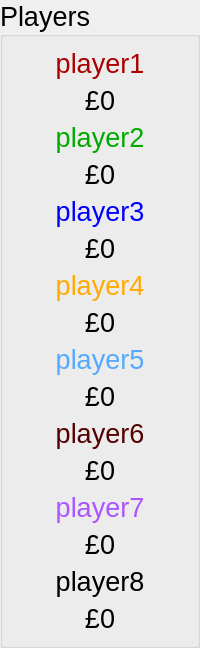
        <widget class="QGroupBox" name="playerInfoBox">
         <property name="sizePolicy">
          <sizepolicy hsizetype="Fixed" vsizetype="MinimumExpanding">
           <horstretch>0</horstretch>
           <verstretch>0</verstretch>
          </sizepolicy>
         </property>
         <property name="font">
          <font>
           <pointsize>20</pointsize>
          </font>
         </property>
         <property name="title">
          <string>Players</string>
         </property>
         <layout class="QVBoxLayout" name="verticalLayout">
          <item>
           <widget class="QLabel" name="player1NameLabel">
            <property name="palette">
             <palette>
              <active>
               <colorrole role="WindowText">
                <brush brushstyle="SolidPattern">
                 <color alpha="255">
                  <red>170</red>
                  <green>0</green>
                  <blue>0</blue>
                 </color>
                </brush>
               </colorrole>
               <colorrole role="Text">
                <brush brushstyle="SolidPattern">
                 <color alpha="255">
                  <red>170</red>
                  <green>0</green>
                  <blue>0</blue>
                 </color>
                </brush>
               </colorrole>
              </active>
              <inactive>
               <colorrole role="WindowText">
                <brush brushstyle="SolidPattern">
                 <color alpha="255">
                  <red>170</red>
                  <green>0</green>
                  <blue>0</blue>
                 </color>
                </brush>
               </colorrole>
               <colorrole role="Text">
                <brush brushstyle="SolidPattern">
                 <color alpha="255">
                  <red>170</red>
                  <green>0</green>
                  <blue>0</blue>
                 </color>
                </brush>
               </colorrole>
              </inactive>
              <disabled>
               <colorrole role="WindowText">
                <brush brushstyle="SolidPattern">
                 <color alpha="255">
                  <red>120</red>
                  <green>120</green>
                  <blue>120</blue>
                 </color>
                </brush>
               </colorrole>
               <colorrole role="Text">
                <brush brushstyle="SolidPattern">
                 <color alpha="255">
                  <red>120</red>
                  <green>120</green>
                  <blue>120</blue>
                 </color>
                </brush>
               </colorrole>
              </disabled>
             </palette>
            </property>
            <property name="font">
             <font>
              <strikeout>false</strikeout>
             </font>
            </property>
            <property name="text">
             <string>player1</string>
            </property>
            <property name="alignment">
             <set>Qt::AlignCenter</set>
            </property>
           </widget>
          </item>
          <item>
           <widget class="QLabel" name="player1BalanceLabel">
            <property name="text">
             <string>£0</string>
            </property>
            <property name="alignment">
             <set>Qt::AlignCenter</set>
            </property>
           </widget>
          </item>
          <item>
           <widget class="QLabel" name="player2NameLabel">
            <property name="palette">
             <palette>
              <active>
               <colorrole role="WindowText">
                <brush brushstyle="SolidPattern">
                 <color alpha="255">
                  <red>0</red>
                  <green>170</green>
                  <blue>0</blue>
                 </color>
                </brush>
               </colorrole>
              </active>
              <inactive>
               <colorrole role="WindowText">
                <brush brushstyle="SolidPattern">
                 <color alpha="255">
                  <red>0</red>
                  <green>170</green>
                  <blue>0</blue>
                 </color>
                </brush>
               </colorrole>
              </inactive>
              <disabled>
               <colorrole role="WindowText">
                <brush brushstyle="SolidPattern">
                 <color alpha="255">
                  <red>120</red>
                  <green>120</green>
                  <blue>120</blue>
                 </color>
                </brush>
               </colorrole>
              </disabled>
             </palette>
            </property>
            <property name="text">
             <string>player2</string>
            </property>
            <property name="alignment">
             <set>Qt::AlignCenter</set>
            </property>
           </widget>
          </item>
          <item>
           <widget class="QLabel" name="player2BalanceLabel">
            <property name="text">
             <string>£0</string>
            </property>
            <property name="alignment">
             <set>Qt::AlignCenter</set>
            </property>
           </widget>
          </item>
          <item>
           <widget class="QLabel" name="player3NameLabel">
            <property name="palette">
             <palette>
              <active>
               <colorrole role="WindowText">
                <brush brushstyle="SolidPattern">
                 <color alpha="255">
                  <red>0</red>
                  <green>0</green>
                  <blue>255</blue>
                 </color>
                </brush>
               </colorrole>
              </active>
              <inactive>
               <colorrole role="WindowText">
                <brush brushstyle="SolidPattern">
                 <color alpha="255">
                  <red>0</red>
                  <green>0</green>
                  <blue>255</blue>
                 </color>
                </brush>
               </colorrole>
              </inactive>
              <disabled>
               <colorrole role="WindowText">
                <brush brushstyle="SolidPattern">
                 <color alpha="255">
                  <red>120</red>
                  <green>120</green>
                  <blue>120</blue>
                 </color>
                </brush>
               </colorrole>
              </disabled>
             </palette>
            </property>
            <property name="text">
             <string>player3</string>
            </property>
            <property name="alignment">
             <set>Qt::AlignCenter</set>
            </property>
           </widget>
          </item>
          <item>
           <widget class="QLabel" name="player3BalanceLabel">
            <property name="text">
             <string>£0</string>
            </property>
            <property name="alignment">
             <set>Qt::AlignCenter</set>
            </property>
           </widget>
          </item>
          <item>
           <widget class="QLabel" name="player4NameLabel">
            <property name="palette">
             <palette>
              <active>
               <colorrole role="WindowText">
                <brush brushstyle="SolidPattern">
                 <color alpha="255">
                  <red>255</red>
                  <green>170</green>
                  <blue>0</blue>
                 </color>
                </brush>
               </colorrole>
              </active>
              <inactive>
               <colorrole role="WindowText">
                <brush brushstyle="SolidPattern">
                 <color alpha="255">
                  <red>255</red>
                  <green>170</green>
                  <blue>0</blue>
                 </color>
                </brush>
               </colorrole>
              </inactive>
              <disabled>
               <colorrole role="WindowText">
                <brush brushstyle="SolidPattern">
                 <color alpha="255">
                  <red>120</red>
                  <green>120</green>
                  <blue>120</blue>
                 </color>
                </brush>
               </colorrole>
              </disabled>
             </palette>
            </property>
            <property name="text">
             <string>player4</string>
            </property>
            <property name="alignment">
             <set>Qt::AlignCenter</set>
            </property>
           </widget>
          </item>
          <item>
           <widget class="QLabel" name="player4BalanceLabel">
            <property name="text">
             <string>£0</string>
            </property>
            <property name="alignment">
             <set>Qt::AlignCenter</set>
            </property>
           </widget>
          </item>
          <item>
           <widget class="QLabel" name="player5NameLabel">
            <property name="palette">
             <palette>
              <active>
               <colorrole role="WindowText">
                <brush brushstyle="SolidPattern">
                 <color alpha="255">
                  <red>85</red>
                  <green>170</green>
                  <blue>255</blue>
                 </color>
                </brush>
               </colorrole>
              </active>
              <inactive>
               <colorrole role="WindowText">
                <brush brushstyle="SolidPattern">
                 <color alpha="255">
                  <red>85</red>
                  <green>170</green>
                  <blue>255</blue>
                 </color>
                </brush>
               </colorrole>
              </inactive>
              <disabled>
               <colorrole role="WindowText">
                <brush brushstyle="SolidPattern">
                 <color alpha="255">
                  <red>120</red>
                  <green>120</green>
                  <blue>120</blue>
                 </color>
                </brush>
               </colorrole>
              </disabled>
             </palette>
            </property>
            <property name="text">
             <string>player5</string>
            </property>
            <property name="alignment">
             <set>Qt::AlignCenter</set>
            </property>
           </widget>
          </item>
          <item>
           <widget class="QLabel" name="player5BalanceLabel">
            <property name="text">
             <string>£0</string>
            </property>
            <property name="alignment">
             <set>Qt::AlignCenter</set>
            </property>
           </widget>
          </item>
          <item>
           <widget class="QLabel" name="player6NameLabel">
            <property name="palette">
             <palette>
              <active>
               <colorrole role="WindowText">
                <brush brushstyle="SolidPattern">
                 <color alpha="255">
                  <red>85</red>
                  <green>0</green>
                  <blue>0</blue>
                 </color>
                </brush>
               </colorrole>
              </active>
              <inactive>
               <colorrole role="WindowText">
                <brush brushstyle="SolidPattern">
                 <color alpha="255">
                  <red>85</red>
                  <green>0</green>
                  <blue>0</blue>
                 </color>
                </brush>
               </colorrole>
              </inactive>
              <disabled>
               <colorrole role="WindowText">
                <brush brushstyle="SolidPattern">
                 <color alpha="255">
                  <red>120</red>
                  <green>120</green>
                  <blue>120</blue>
                 </color>
                </brush>
               </colorrole>
              </disabled>
             </palette>
            </property>
            <property name="text">
             <string>player6</string>
            </property>
            <property name="alignment">
             <set>Qt::AlignCenter</set>
            </property>
           </widget>
          </item>
          <item>
           <widget class="QLabel" name="player6BalanceLabel">
            <property name="text">
             <string>£0</string>
            </property>
            <property name="alignment">
             <set>Qt::AlignCenter</set>
            </property>
           </widget>
          </item>
          <item>
           <widget class="QLabel" name="player7NameLabel">
            <property name="palette">
             <palette>
              <active>
               <colorrole role="WindowText">
                <brush brushstyle="SolidPattern">
                 <color alpha="255">
                  <red>170</red>
                  <green>85</green>
                  <blue>255</blue>
                 </color>
                </brush>
               </colorrole>
              </active>
              <inactive>
               <colorrole role="WindowText">
                <brush brushstyle="SolidPattern">
                 <color alpha="255">
                  <red>170</red>
                  <green>85</green>
                  <blue>255</blue>
                 </color>
                </brush>
               </colorrole>
              </inactive>
              <disabled>
               <colorrole role="WindowText">
                <brush brushstyle="SolidPattern">
                 <color alpha="255">
                  <red>120</red>
                  <green>120</green>
                  <blue>120</blue>
                 </color>
                </brush>
               </colorrole>
              </disabled>
             </palette>
            </property>
            <property name="text">
             <string>player7</string>
            </property>
            <property name="alignment">
             <set>Qt::AlignCenter</set>
            </property>
           </widget>
          </item>
          <item>
           <widget class="QLabel" name="player7BalanceLabel">
            <property name="text">
             <string>£0</string>
            </property>
            <property name="alignment">
             <set>Qt::AlignCenter</set>
            </property>
           </widget>
          </item>
          <item>
           <widget class="QLabel" name="player8NameLabel">
            <property name="text">
             <string>player8</string>
            </property>
            <property name="alignment">
             <set>Qt::AlignCenter</set>
            </property>
           </widget>
          </item>
          <item>
           <widget class="QLabel" name="player8BalanceLabel">
            <property name="text">
             <string>£0</string>
            </property>
            <property name="alignment">
             <set>Qt::AlignCenter</set>
            </property>
           </widget>
          </item>
         </layout>
        </widget>
